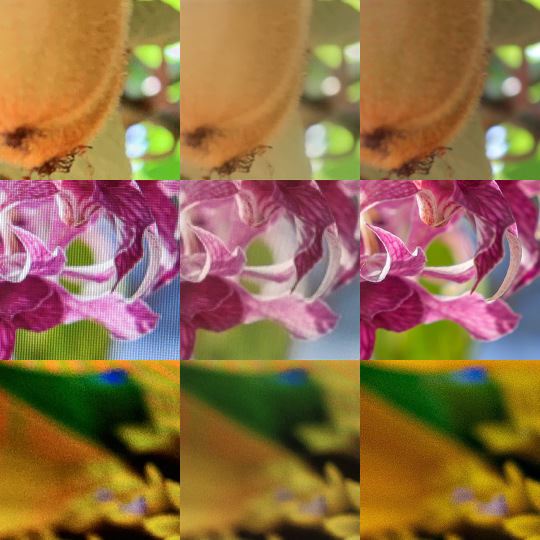
#> input picture experiments/out/eval/eval_student_c512_n60_grid.png, 1080 x 1080 px (shown at 1/2 size)
$ python -i prepare_demo_pairs.py   (imports and definitions only)
#> lines starting #> are read from the running program, lines starting #| are printed output that depends on the picture
#!/usr/bin/env python3
# -*- coding: utf-8 -*-
"""把 `NNNN_moire.jpg` 与 **PC 端二值网的浮点参考输出**配成 640x640 左/右两半，
产出板端 HDMI 演示播放器可直接读的图对包。

**2026-11-03 用户拍板的口径**：右半 = **PC 上跑出来的结果**（用户："电脑端跑出来的结果
没问题"）。板端 int8 输出发灰（端到端拟合 ``out = 0.148*in + 0.310``，DC 增益 0.148），
演示**不碰它**，所以本工具也**不做任何对比补偿**——右半就是网络算出来的像素。

产出（默认 ``runs/demo_pairs/``）::

    runs/demo_pairs/
      pairs/0000_left.bin    0000_right.bin    ...   每张 640x640x3 = 1,228,800 B
      manifest.json          ← 板端只读它
      net_stats.json         ← 每张图的 out1 min/max/mean/std（量化代价取证的原料）
      pcref_raw/NNNN_crop256.npy   ← 送进网络的 256² 中心裁块(原样，uint8)
      pcref_raw/NNNN_out1.npy      ← bin_fp_ref 算出的 (3,256,256) float64
      README.md
      compose_check_0000.png ← 1280x720 整幅预览（人眼复核）

图对怎么来
----------
```

  datasets/uhdm/eval/NNNN_moire.jpg  (4032x3024)
        │  中心 256x256 裁块（原始像素，不缩放）
        ├──────────────────────────────→ 左：双线性放大到 640x640
        └──→ bin_fp_ref.py（PC 浮点参考）
                  │ out1 (3,256,256) float64 ∈[0,1]
                  └→ clip(0,1)×255 round → uint8 → 双线性放大到 640x640 → 右

```

- **左右用同一种放大**（双线性 256→640，ratio 2.5），README 里写明。
- 网络参考来自 ``pynq_specialized_code/ps/tools/bin_fp_ref.py``（**不依赖 torch** 的
  numpy 浮点参考，是"训练出来的网在哪张输入图上到底算什么"的唯一可核对来源）。
  **不要**用 ``pynq_specialized_code/ps/pynq/bin_ref_numpy.py``——那是 int8/RTL 语义，
  也就是板端发灰的那条路。
- 权重：``deploy/bin_weights_new/validation.json`` 记录的
  ``runs/bin_base/net_checkpoints/checkpoint_latest.tar``。

选图（用户偏好：文字底）
------------------------
在**实际会显示的那个 256² 中心裁块**上打分 ``score = 边缘密度 × 双峰性``：

- 边缘密度 = ``|∇gray| > 0.04`` 的像素占比；
- 双峰性 = ``(skew² + 1) / kurtosis``（越大越"两极化"，文字/表格类偏高）。

``--force 0094,0049`` 的两张**强制排在最前**（用户看过的文字图），其余按分数取。

用法
----
::

    python3 tools/prepare_demo_pairs.py                          # 8 对，pcref，bin
    python3 tools/prepare_demo_pairs.py --mode gt                 # 左 moire / 右 gt
    python3 tools/prepare_demo_pairs.py --format png --no-run     # 复用已有 out1.npy
    python3 tools/prepare_demo_pairs.py --verify                  # 复算 md5/尺寸 + compose 几何断言

退出码：0 = 全过；非 0 = 有断言失败。
"""

from __future__ import annotations

import argparse
import glob
import hashlib
import json
import os
import re
import subprocess
import sys
import time

import numpy as np
from PIL import Image, ImageDraw, ImageFont

HERE = os.path.dirname(os.path.abspath(__file__))
REPO = os.path.dirname(HERE)

#: 单边像素（左右各 640x640，正好铺满 1280x720 的左右两半）
PAIR_SIDE = 640
#: 网络输入边长（中心裁块）
CROP = 256
CHANNELS = 3
NBYTES = PAIR_SIDE * PAIR_SIDE * CHANNELS

#: 显示几何（与 display_layout.compose(W=1280,H=720) 一致：内容 1280x640、上下各 40）
DISP_W, DISP_H = 1280, 720
DISP_TOP_BAR, DISP_BOTTOM_BAR = 40, 40

EVAL_DIR = os.path.join(REPO, "datasets", "uhdm", "eval")
OUT_DEFAULT = os.path.join(REPO, "runs", "demo_pairs")
NET_SCRIPT = os.path.join(REPO, "pynq_specialized_code", "ps", "tools", "bin_fp_ref.py")
CKPT_DEFAULT = os.path.join(REPO, "runs", "bin_base", "net_checkpoints", "checkpoint_latest.tar")

#: 放大方法：**左右必须同一种**（README/manifest 都写这个字符串）
UPSCALE = "bilinear"

#: 字体候选（水印用；带中文）
FONT_CANDIDATES = (
    "/usr/share/fonts/opentype/noto/NotoSansCJK-Bold.ttc",
    "/usr/share/fonts/opentype/noto/NotoSansCJK-Regular.ttc",
    "/usr/share/fonts/truetype/wqy/wqy-zenhei.ttc",
    "/usr/share/fonts/truetype/dejavu/DejaVuSans-Bold.ttf",
)


# ---------------------------------------------------------------------------
# 小工具
# ---------------------------------------------------------------------------
# [15 lines left out: functions md5_file, center_crop, not called in this run]


def load_center256(path: str) -> np.ndarray:
    with Image.open(path) as im:
        return center_crop(im.convert("RGB"), CROP)


# [30 lines left out: functions upscale, gray, _skew_kurt, score_image, not called in this run]


def corr(a: np.ndarray, b: np.ndarray) -> float:
    return float(np.corrcoef(gray(a).ravel().astype(np.float64),
                             gray(b).ravel().astype(np.float64))[0, 1])


# [73 lines left out: functions float_to_u8, fstats, _font, stamp, not called in this run]


def wm_left(img: np.ndarray, idx: int, name: str) -> np.ndarray:
    return stamp(img, "原图 · 摩尔纹  #%02d/%s" % (idx + 1, name), "bl")


def wm_right_pcref(img: np.ndarray) -> np.ndarray:
    return stamp(img, "PC 二值网输出（浮点参考）", "bl")


def wm_right_gt(img: np.ndarray) -> np.ndarray:
    return stamp(img, "干净参考图 GT", "bl")


# ---------------------------------------------------------------------------
# 跑网络（子进程，与 CLI 口径完全一致）
# ---------------------------------------------------------------------------
# [27 lines left out: functions run_net, _ensure_out1, not called in this run]


# ---------------------------------------------------------------------------
# external / frames 两种"吃现成图"的模式
# ---------------------------------------------------------------------------
#: external 模式认的"右半"后缀，按优先级
EXT_RIGHT_SUFFIXES = ("out", "proc", "res", "pred", "result", "gt")
EXT_SUFFIX_ALT = ("moire", "in")          # 左半
FULL_W, FULL_H = DISP_W, DISP_H           # frames 模式的整幅尺寸


# [9 lines left out: function load_square_to, not called in this run]


def frame_to_halves(path: str) -> tuple[np.ndarray, np.ndarray]:
    """整幅成品图（1280x720 或任意比例）→ 左/右两半 640x640。

    - 已经是 1280x720：直接取**内容区** ``rows 40..680``（上下黑边丢掉）；
    - 其它尺寸：先按 16:9 中心裁切再缩到 1280x720，然后同样取 `rows 40..680`。
      所以"同事直接给排好版的对比图"也能吃，不用他拆两半。
    """
    with Image.open(path) as im:
#> im is the input picture: PIL image 1080x1080 RGB; mean R, G, B 144.9, 109.5, 71.4
        im = im.convert("RGB")
        if im.size == (FULL_W, FULL_H):
            f = im
        else:
            w, h = im.size
#> w = 1080; h = 1080
            target = 16.0 / 9.0
            if w / float(h) > target:                 # 太宽 → 裁左右
                nw = int(round(h * target))
                im = im.crop(((w - nw) // 2, 0, (w - nw) // 2 + nw, h))
            elif w / float(h) < target:               # 太高 → 裁上下
                nh = int(round(w / target))
#> nh = 608
                im = im.crop((0, (h - nh) // 2, w, (h - nh) // 2 + nh))
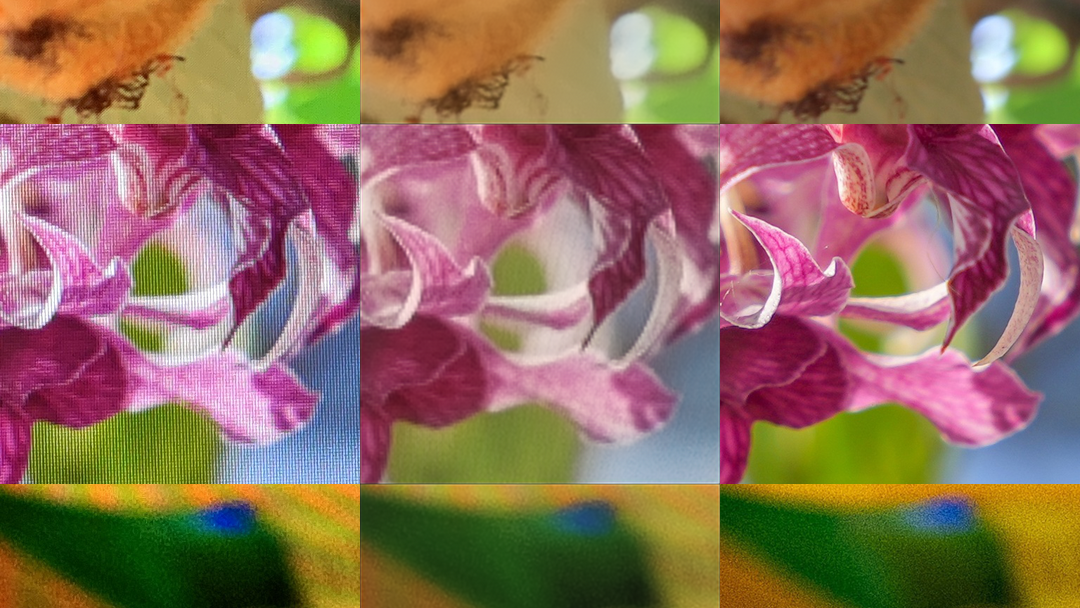
#> im: PIL image 1080x608 RGB; mean R, G, B 143.8, 109.7, 91.7
            f = im.resize((FULL_W, FULL_H), Image.BILINEAR)
        a = np.asarray(f, dtype=np.uint8)
    if a.shape != (FULL_H, FULL_W, 3):
        raise ValueError("整幅图尺寸异常：%s" % (a.shape,))
    content = a[DISP_TOP_BAR:DISP_TOP_BAR + PAIR_SIDE]          # rows 40..679
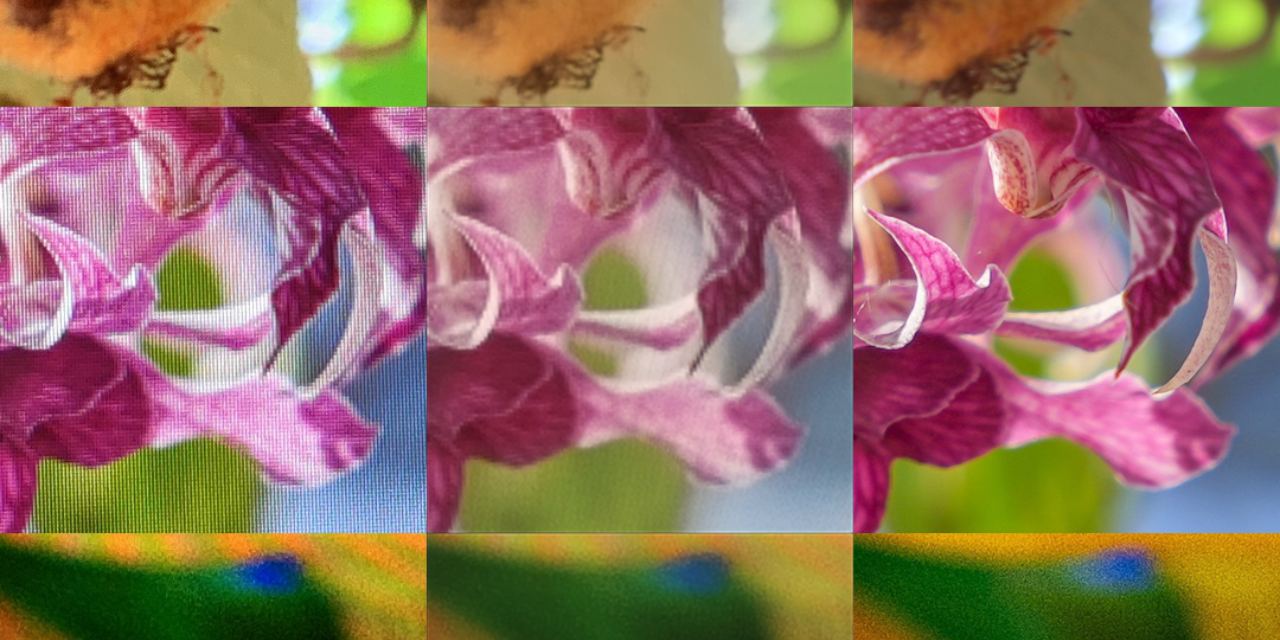
#> content: shape (640, 1280, 3); mean R, G, B 147.7, 111.6, 98.3
    return (np.ascontiguousarray(content[:, :PAIR_SIDE]),
            np.ascontiguousarray(content[:, PAIR_SIDE:]))


# [58 lines left out: function discover_external, not called in this run]


# ---------------------------------------------------------------------------
# 选图
# ---------------------------------------------------------------------------
def list_names() -> list[str]:
    names = sorted(os.path.basename(p)[:4] for p in glob.glob(os.path.join(EVAL_DIR, "*_moire.jpg")))
    return [n for n in names if os.path.exists(os.path.join(EVAL_DIR, n + "_gt.jpg"))]


# [559 lines left out: functions select, write_img, build, _layout_module, load_pair_file, verify, not called in this run]


# ---------------------------------------------------------------------------
# README
# ---------------------------------------------------------------------------
README_TPL = """# 演示用图对包（`{mode}` 模式 / `{fmt}`）

**生成时间**：{when} ｜ **生成器**：`tools/prepare_demo_pairs.py` ｜ **对数**：{count}

## 这是什么

板端 HDMI 演示播放器（`pynq_specialized_code/ps/pynq/demo_player.py`）**只读**
`manifest.json`，按顺序把每一对贴成整幅 `1280x720`，**每秒 1 帧**轮播。

```
manifest.json            ← 板端唯一入口
pairs/NNNN_left.{{ext}}    ← 640x640 RGB888，屏幕左半（原图 · 摩尔纹）
pairs/NNNN_right.{{ext}}   ← 640x640 RGB888，屏幕右半（去摩尔纹结果）
```

屏幕布局（与 `display_layout.compose(W=1280,H=720)` **同一几何**，上下各 **40 行纯黑**）：

```
y=0                        上 40 行黑边
y=40..679    ┌──── 640 ────┬──── 640 ────┐   每半正好 640x640
             │  left       │  right      │   （= 存储尺寸 1:1，板端不缩放）
y=680..719                 下 40 行黑边
```

- 每张 **{nbytes} B**（`640*640*3`，RGB888 连续，行首无 padding）
- `format=bin`：板端 `np.fromfile(...).reshape(640,640,3)`，最快
- `format=png`：便于人眼检查（体积大，板端要用 PIL 解码）

## 图对怎么来的

{mode_doc}

**放大方法**：`{upscale}`，`256 → 640`（ratio 2.5）。**左右两侧用同一种放大**，
所以左右对比里不存在"一边更锐"的偏差。放大是纯显示操作，不做任何算法。

## 没有显示补偿

右半是 **PC 上的浮点参考**（`pynq_specialized_code/ps/tools/bin_fp_ref.py`，
不依赖 torch 的 numpy 实现；权重 `{ckpt}`）。它直接 `clip(0,1)×255` 转 uint8，
**不做任何对比补偿、拉伸，画面里也没有任何文字标注**（左下角标注已按用户要求去掉）。

> 板端 int8 输出发灰（端到端 `out = 0.148*in + 0.310`）这条路径**不参与演示**，
> 所以本包无需补偿，也就没有"补偿声明"。板端只负责把这 640x640 的两张图贴到屏幕上。

`net_stats.json` 里存了每张图 `out1` 的 `min/max/mean/std` 与裁剪比例 —— 将来要查
"PC 浮点(好) vs 板端 int8(灰)"的量化代价，直接拿它跟板端输出比，不用重跑。

## 选图

在实际显示的 **256² 中心裁块**上打分 `score = 边缘密度 × 双峰性`（文字/表格底分数高）。
用户看过的 `0094`、`0049` **强制排在前两张**，其余按分数取。

| # | 名字 | score | corr(left,right) | 强制 |
|---|---|---|---|---|
{table}

## 已知限制

1. 左右都是 **256² 中心裁块的 2.5× 放大**（不是全幅），所以右半的细节上限就是 256²。
   这是网络输入分辨率决定的，不是显示通路。
2. `gt` 模式下 `gt` 与 `moire` **不是像素级配准**的，只能当"同场景的干净参考"，
   不能据此算 PSNR。
3. **上屏图一个像素的字都没有**（用户 2026-11-03 明确要求）：`pairs/*.bin` 与原图/结果
   **逐字节相同**（`--verify` 会用源图重建后逐字节比对）。带标注的版本只存在
   `check/labeled/`，**仅供文档留证，绝不用于上屏**。

## 三种跑法（试片/录制直接用）

```bash
PLAYER=/home/xilinx/demo/demo_player.py
PY=/usr/local/share/pynq-venv/bin/python3
PAIRS=/home/xilinx/demo/pairs

# ① 对焦/构图：定住第一对（0094）不切换
echo xilinx | sudo -S -p '' env XILINX_XRT=/usr $PY -u $PLAYER --pairs $PAIRS --still 0 --log /home/xilinx/demo/player_still.log

# ② 试片：不用相机，--auto 自己开播（3 轮 x 8 对 = 24 帧，约 25 s）
echo xilinx | sudo -S -p '' env XILINX_XRT=/usr $PY -u $PLAYER --pairs $PAIRS --auto --start-delay 1.0 --loops 3 --once --log /home/xilinx/demo/player_trial.log

# ③ 正式：等相机 START 触发，无限循环（--loops 0 是默认）
echo xilinx | sudo -S -p '' env XILINX_XRT=/usr $PY -u $PLAYER --pairs $PAIRS --loops 0 --log /home/xilinx/demo/player.log --pidfile /tmp/demo_player.pid
#   相机侧：nc <板IP> 9999 然后发 START ；收工：echo xilinx | sudo -S -p '' kill -TERM $(cat /tmp/demo_player.pid)
```

- `--start-delay 1.0`（默认）：收到 `START` 后等 1.0 s 再出第一帧，**期间屏幕保持彩条不闪**；
  `ACK START <n>` 立刻回（不等延迟），`EVT FIRST` 在第一帧真正上屏时才发。
- 时刻表：第 k 帧 = `t_start + 1.0 + k x 1.000 s`（`time.monotonic()` 绝对时刻，不累加 sleep）。
- 实测（1 fps）：3 轮 24 帧 → `START→第1帧 1000.4 ms`、`max|T-1| = 0.39 ms`、`START→末帧 24.0000 s`；
  5 轮 40 帧 → `1000.7 ms`、`0.70 ms`、`40.0000 s`；`0x24` 全中、`0x2C` 全 0、回绕 8→1 无异常。

## 重新生成

```bash
python3 tools/prepare_demo_pairs.py                          # 8 对（pcref），默认 bin
python3 tools/prepare_demo_pairs.py --format png             # 便于人眼检查
python3 tools/prepare_demo_pairs.py --verify                 # 复算 md5 + compose 几何断言
```

板端：

```bash
nohup sudo -S -p '' env XILINX_XRT=/usr /usr/local/share/pynq-venv/bin/python3 \\
  /home/xilinx/demo/demo_player.py --pairs /home/xilinx/demo/pairs \\
  --log /home/xilinx/demo/player.log >/dev/null 2>&1 &
echo START | nc 192.168.7.2 9999        # 或 nc -u / touch /home/xilinx/demo/START.flag
```
"""


# [80 lines left out: functions write_readme, main, not called in this run]


# [2 lines not run here, left out]

>>> result = frame_to_halves('../experiments/out/eval/eval_student_c512_n60_grid.png')
